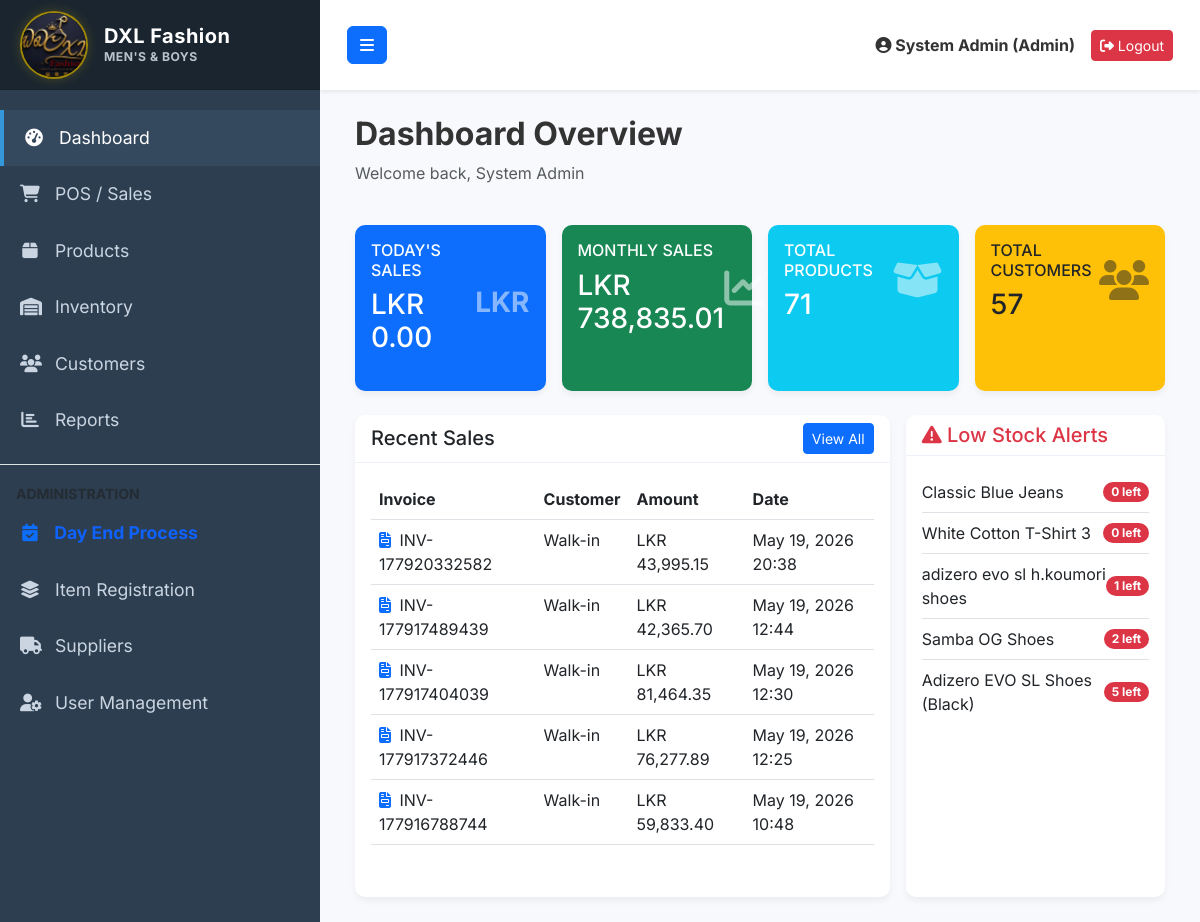
The page /dashboard.php (signed in) on the database as committed earlier.
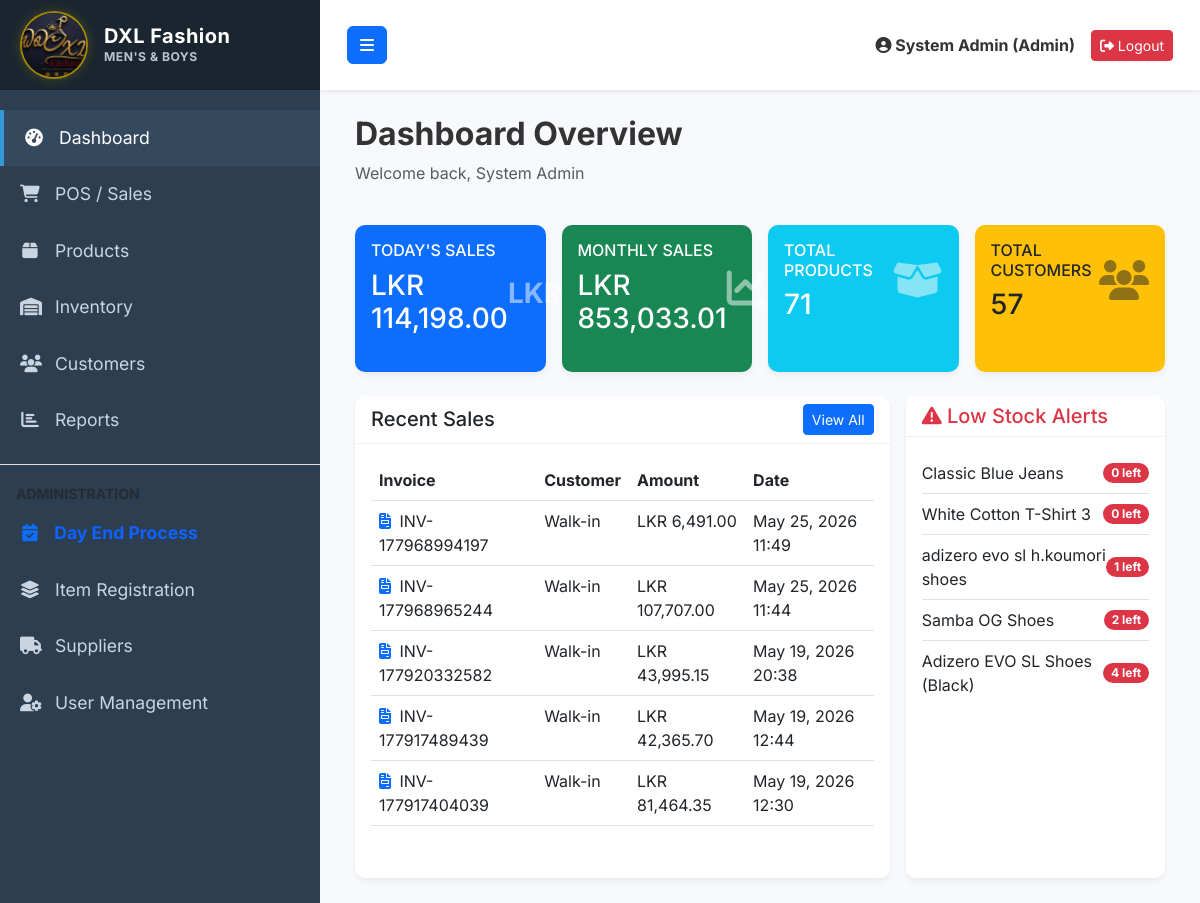
The same page on the database as committed later.
### tables this page shows
CREATE TABLE `sales` (
  `id` int(11) NOT NULL AUTO_INCREMENT,
  `invoice_no` varchar(50) NOT NULL,
  `customer_id` int(11) DEFAULT NULL,
  `total_amount` decimal(10,2) NOT NULL DEFAULT 0.00,
  `discount` decimal(10,2) DEFAULT 0.00,
  `tax` decimal(10,2) DEFAULT 0.00,
  `payment_method` varchar(50) DEFAULT 'Cash',
  `paid_amount` decimal(10,2) NOT NULL DEFAULT 0.00,
  `balance` decimal(10,2) NOT NULL DEFAULT 0.00,
  `sale_date` datetime NOT NULL DEFAULT current_timestamp(),
  `created_by` int(11) DEFAULT NULL,
  `print_count` int(11) DEFAULT 1,
  PRIMARY KEY (`id`),
  UNIQUE KEY `invoice_no` (`invoice_no`),
  KEY `customer_id` (`customer_id`),
  KEY `created_by` (`created_by`),
  CONSTRAINT `fk_sales_cust` FOREIGN KEY (`customer_id`) REFERENCES `customers` (`id`) ON DELETE SET NULL,
  CONSTRAINT `fk_sales_user` FOREIGN KEY (`created_by`) REFERENCES `users` (`id`) ON DELETE SET NULL
);

CREATE TABLE `products` (
  `id` int(11) NOT NULL AUTO_INCREMENT,
  `category_id` int(11) DEFAULT NULL,
  `brand_id` int(11) DEFAULT NULL,
  `product_name` varchar(255) NOT NULL,
  `barcode` varchar(100) DEFAULT NULL,
  `size` varchar(10) DEFAULT NULL,
  `gender` varchar(20) DEFAULT 'Unisex',
  `color` varchar(50) DEFAULT NULL,
  `purchase_price` decimal(10,2) NOT NULL DEFAULT 0.00,
  `selling_price` decimal(10,2) NOT NULL DEFAULT 0.00,
  `discount_percent` int(11) DEFAULT 0,
  `stock_quantity` int(11) NOT NULL DEFAULT 0,
  `is_featured` tinyint(1) DEFAULT 0,
  `reorder_level` int(11) NOT NULL DEFAULT 5,
  `image` varchar(255) DEFAULT 'default.png',
  `created_at` timestamp NOT NULL DEFAULT current_timestamp(),
  PRIMARY KEY (`id`),
  UNIQUE KEY `barcode` (`barcode`),
  KEY `category_id` (`category_id`),
  KEY `brand_id` (`brand_id`),
  CONSTRAINT `fk_prod_brand` FOREIGN KEY (`brand_id`) REFERENCES `brands` (`id`) ON DELETE SET NULL,
  CONSTRAINT `fk_prod_cat` FOREIGN KEY (`category_id`) REFERENCES `categories` (`id`) ON DELETE SET NULL
);

### dashboard.php (the view, shortened to what the changed rows need)
<?php
require_once 'config/database.php';
require_once 'includes/header.php';
$stmt = $pdo->prepare("SELECT COALESCE(SUM(total_amount), 0) as today_sales FROM sales WHERE DATE(sale_date) = CURDATE()");
$stmt->execute();
$today_sales = $stmt->fetch()['today_sales'];
$stmt = $pdo->prepare("SELECT COALESCE(SUM(total_amount), 0) as monthly_sales FROM sales WHERE MONTH(sale_date) = MONTH(CURDATE()) AND YEAR(sale_date) = YEAR(CURDATE())");
$stmt->execute();
$monthly_sales = $stmt->fetch()['monthly_sales'];
$stmt = $pdo->query("
    SELECT s.id, s.invoice_no, s.total_amount, s.sale_date, c.customer_name
    FROM sales s
    LEFT JOIN customers c ON s.customer_id = c.id
    ORDER BY s.id DESC LIMIT 5
");
$recent_sales = $stmt->fetchAll();
$stmt = $pdo->query("
    SELECT product_name, stock_quantity, reorder_level
    FROM products
    WHERE stock_quantity <= reorder_level
    ORDER BY stock_quantity ASC LIMIT 5
");
$low_stock = $stmt->fetchAll();
?>
<div class="row mb-4">
    <div class="col-12">
        <h2 class="fw-bold">Dashboard Overview</h2>
    </div>
</div>
<div class="row g-3 mb-4">
    <div class="col-md-3">
        <a href="reports.php" class="text-decoration-none">
            <div class="card bg-primary text-white h-100 dashboard-tile">
                <div class="card-body">
                    <div class="d-flex justify-content-between align-items-center">
                        <div>
                            <h6 class="text-uppercase mb-2">Today's Sales</h6>
                            <h3 class="mb-0">LKR <?= number_format($today_sales, 2) ?></h3>
                        </div>
                    </div>
                </div>
            </div>
        </a>
    </div>
    <div class="col-md-3">
        <a href="reports.php" class="text-decoration-none">
            <div class="card bg-success text-white h-100 dashboard-tile">
                <div class="card-body">
                    <div class="d-flex justify-content-between align-items-center">
                        <div>
                            <h6 class="text-uppercase mb-2">Monthly Sales</h6>
                            <h3 class="mb-0">LKR <?= number_format($monthly_sales, 2) ?></h3>
                        </div>
                    </div>
                </div>
            </div>
        </a>
    </div>
</div>
<div class="row g-3">
    <div class="col-md-8">
        <div class="card h-100">
            <div class="card-body">
                <div class="table-responsive">
                    <table class="table table-hover">
                        <thead>
                            <tr>
                                <th>Invoice</th>
                                <th>Customer</th>
                                <th>Amount</th>
                                <th>Date</th>
                            </tr>
                        </thead>
                        <tbody>
                            <?php foreach($recent_sales as $rs): ?>
                            <tr class="sale-row" style="cursor: pointer;" onclick="viewSaleDetail('<?= htmlspecialchars($rs['invoice_no']) ?>')">
                                <td><i class="fas fa-file-invoice text-primary me-1"></i> <?= htmlspecialchars($rs['invoice_no']) ?></td>
                                <td><?= htmlspecialchars($rs['customer_name'] ?? 'Walk-in') ?></td>
                                <td>LKR <?= number_format($rs['total_amount'], 2) ?></td>
                                <td><?= date('M d, Y H:i', strtotime($rs['sale_date'])) ?></td>
                            </tr>
                            <?php endforeach; ?>
                        </tbody>
                    </table>
                </div>
            </div>
        </div>
    </div>
    <div class="col-md-4">
        <div class="card h-100">
            <div class="card-body">
                <ul class="list-group list-group-flush">
                    <?php foreach($low_stock as $ls): ?>
                    <li class="list-group-item d-flex justify-content-between align-items-center px-0">
                        <?= htmlspecialchars($ls['product_name']) ?>
                        <span class="badge bg-danger rounded-pill"><?= $ls['stock_quantity'] ?> left</span>
                    </li>
                    <?php endforeach; ?>
                </ul>
            </div>
        </div>
    </div>
</div>
<?php require_once 'includes/footer.php'; ?>

Rows that differ between the two databases and show on the page:
no longer on this page (row unchanged): sales: invoice_no "INV-177917372446", customer_name "Walk-in", total_amount "76,277.89", sale_date "May 19, 2026 12:25"
no longer on this page (row unchanged): sales: invoice_no "INV-177916788744", customer_name "Walk-in", total_amount "59,833.40", sale_date "May 19, 2026 10:48"
added sales: invoice_no "INV-177968994197", customer_name "Walk-in", total_amount "6,491.00", sale_date "May 25, 2026 11:49"
added sales: invoice_no "INV-177968965244", customer_name "Walk-in", total_amount "107,707.00", sale_date "May 25, 2026 11:44"
changed products "Adizero EVO SL Shoes (Black)": stock_quantity "5" → "4"
Other text that changed with them:
$today_sales: "0.00" → "114,198.00"
$monthly_sales: "738,835.01" → "853,033.01"
